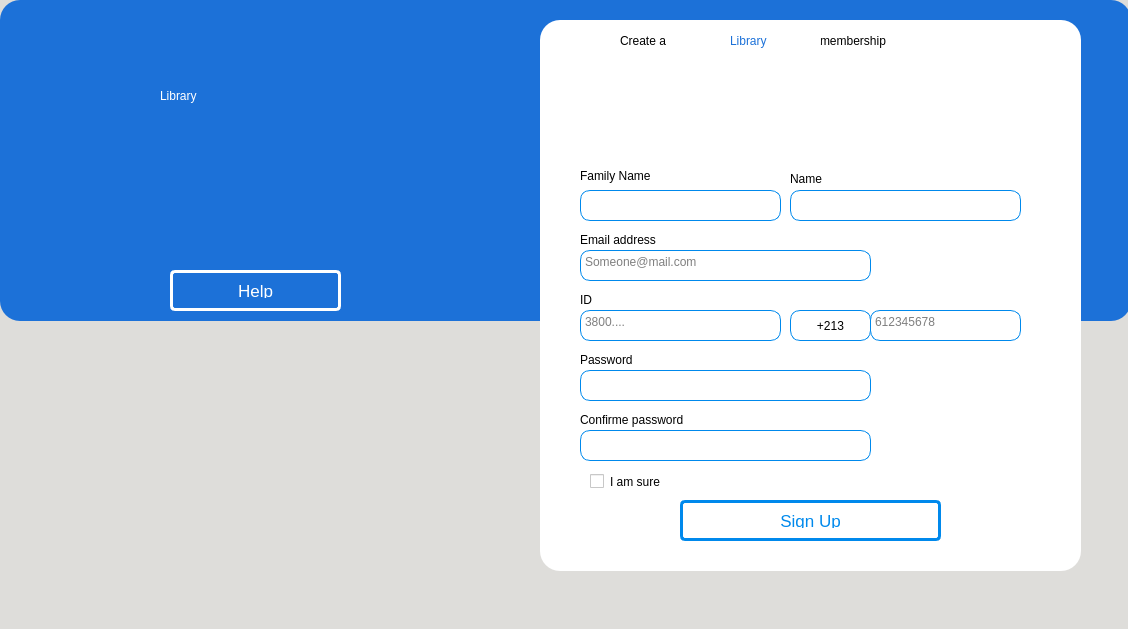
<?xml version="1.0" encoding="UTF-8"?>
<ui version="4.0">
 <class>RegisterWindow</class>
 <widget class="QMainWindow" name="RegisterWindow">
  <property name="geometry">
   <rect>
    <x>0</x>
    <y>0</y>
    <width>1128</width>
    <height>629</height>
   </rect>
  </property>
  <property name="windowTitle">
   <string>Register</string>
  </property>
  <property name="styleSheet">
   <string notr="true">background-color: rgb(222, 221, 218);</string>
  </property>
  <widget class="QWidget" name="centralwidget">
   <widget class="QFrame" name="frame_3">
    <property name="geometry">
     <rect>
      <x>0</x>
      <y>0</y>
      <width>1131</width>
      <height>321</height>
     </rect>
    </property>
    <property name="styleSheet">
     <string notr="true">border: 1px ;
border-radius: 20px;
background-color: rgb(28, 113, 216);</string>
    </property>
    <property name="frameShape">
     <enum>QFrame::StyledPanel</enum>
    </property>
    <property name="frameShadow">
     <enum>QFrame::Raised</enum>
    </property>
    <widget class="QLabel" name="label8">
     <property name="geometry">
      <rect>
       <x>160</x>
       <y>60</y>
       <width>221</width>
       <height>71</height>
      </rect>
     </property>
     <property name="styleSheet">
      <string notr="true">font: 63 italic 40pt &quot;URW Bookman&quot;;
color:white;</string>
     </property>
     <property name="text">
      <string>Library</string>
     </property>
    </widget>
    <widget class="QPushButton" name="re_helpbtn">
     <property name="geometry">
      <rect>
       <x>170</x>
       <y>270</y>
       <width>171</width>
       <height>41</height>
      </rect>
     </property>
     <property name="styleSheet">
      <string notr="true">
QPushButton {
    transition: all .5s ease;
    color: white;
    border-radius: 5px;
    border:3px solid white;
    font-family:'Montserrat', sans-serif;
    text-transform: uppercase;
    text-align: center;
    line-height: 1;
    font-size: 17px;
    background-color : transparent;
    padding: 10px;
    outline: none;
    
    
}
QPushButton:hover {
    color:rgb(0, 137, 236);;
    background-color: white;;
}
</string>
     </property>
     <property name="text">
      <string>Help</string>
     </property>
    </widget>
    <widget class="QPushButton" name="icon4">
     <property name="geometry">
      <rect>
       <x>290</x>
       <y>60</y>
       <width>89</width>
       <height>41</height>
      </rect>
     </property>
     <property name="styleSheet">
      <string notr="true">background-color: rgba(28, 113, 216, 0);</string>
     </property>
     <property name="text">
      <string/>
     </property>
     <property name="icon">
      <iconset>
       <normaloff>Icons/graduate-cap.png</normaloff>Icons/graduate-cap.png</iconset>
     </property>
     <property name="iconSize">
      <size>
       <width>50</width>
       <height>50</height>
      </size>
     </property>
    </widget>
    <widget class="QPushButton" name="icon5">
     <property name="geometry">
      <rect>
       <x>160</x>
       <y>130</y>
       <width>191</width>
       <height>111</height>
      </rect>
     </property>
     <property name="styleSheet">
      <string notr="true">background-color: rgba(28, 113, 216, 0);</string>
     </property>
     <property name="text">
      <string/>
     </property>
     <property name="icon">
      <iconset>
       <normaloff>Icons/online-library.png</normaloff>Icons/online-library.png</iconset>
     </property>
     <property name="iconSize">
      <size>
       <width>100</width>
       <height>100</height>
      </size>
     </property>
    </widget>
    <widget class="QPushButton" name="re_backbtn">
     <property name="geometry">
      <rect>
       <x>10</x>
       <y>10</y>
       <width>51</width>
       <height>41</height>
      </rect>
     </property>
     <property name="styleSheet">
      <string notr="true"/>
     </property>
     <property name="text">
      <string/>
     </property>
     <property name="icon">
      <iconset>
       <normaloff>Icons/previous.png</normaloff>Icons/previous.png</iconset>
     </property>
     <property name="iconSize">
      <size>
       <width>40</width>
       <height>40</height>
      </size>
     </property>
    </widget>
   </widget>
   <widget class="QFrame" name="frame_4">
    <property name="geometry">
     <rect>
      <x>540</x>
      <y>20</y>
      <width>541</width>
      <height>551</height>
     </rect>
    </property>
    <property name="styleSheet">
     <string notr="true">border: 1px;
border-radius: 20px;
background-color: white;</string>
    </property>
    <property name="frameShape">
     <enum>QFrame::StyledPanel</enum>
    </property>
    <property name="frameShadow">
     <enum>QFrame::Raised</enum>
    </property>
    <widget class="QLabel" name="label12">
     <property name="geometry">
      <rect>
       <x>40</x>
       <y>140</y>
       <width>121</width>
       <height>31</height>
      </rect>
     </property>
     <property name="styleSheet">
      <string notr="true">font: 75 16pt &quot;Ubuntu&quot;;</string>
     </property>
     <property name="text">
      <string>Family Name</string>
     </property>
    </widget>
    <widget class="QTextEdit" name="re_idin">
     <property name="geometry">
      <rect>
       <x>40</x>
       <y>290</y>
       <width>201</width>
       <height>31</height>
      </rect>
     </property>
     <property name="styleSheet">
      <string notr="true">background-color: white;
border-style: solid;
border-width: 1px;
border-color:rgb(0, 137, 236);
border-radius: 10px;
font: 75 14pt &quot;Ubuntu Mono&quot;;

</string>
     </property>
     <property name="html">
      <string>&lt;!DOCTYPE HTML PUBLIC &quot;-//W3C//DTD HTML 4.0//EN&quot; &quot;http://www.w3.org/TR/REC-html40/strict.dtd&quot;&gt;
&lt;html&gt;&lt;head&gt;&lt;meta name=&quot;qrichtext&quot; content=&quot;1&quot; /&gt;&lt;style type=&quot;text/css&quot;&gt;
p, li { white-space: pre-wrap; }
&lt;/style&gt;&lt;/head&gt;&lt;body style=&quot; font-family:'Ubuntu Mono'; font-size:14pt; font-weight:72; font-style:normal;&quot;&gt;
&lt;p style=&quot;-qt-paragraph-type:empty; margin-top:0px; margin-bottom:0px; margin-left:0px; margin-right:0px; -qt-block-indent:0; text-indent:0px; font-family:'Ubuntu'; font-size:11pt; font-weight:400;&quot;&gt;&lt;br /&gt;&lt;/p&gt;&lt;/body&gt;&lt;/html&gt;</string>
     </property>
     <property name="placeholderText">
      <string>3800....</string>
     </property>
    </widget>
    <widget class="QLabel" name="label15">
     <property name="geometry">
      <rect>
       <x>40</x>
       <y>270</y>
       <width>111</width>
       <height>20</height>
      </rect>
     </property>
     <property name="styleSheet">
      <string notr="true">font: 75 16pt &quot;Ubuntu&quot;;</string>
     </property>
     <property name="text">
      <string>ID</string>
     </property>
    </widget>
    <widget class="QPushButton" name="re_signupbtn">
     <property name="geometry">
      <rect>
       <x>140</x>
       <y>480</y>
       <width>261</width>
       <height>41</height>
      </rect>
     </property>
     <property name="styleSheet">
      <string notr="true">
QPushButton {
    transition: all .5s ease;
    color: rgb(0, 137, 236);;
    border-radius: 5px;
    border:3px solid rgb(0, 137, 236);;
    font-family:'Montserrat', sans-serif;
    text-transform: uppercase;
    text-align: center;
    line-height: 1;
    font-size: 17px;
    background-color : transparent;
    padding: 10px;
    outline: none;
    
    
}
QPushButton:hover {
    color: white;
    background-color: rgb(0, 137, 236);;
}
</string>
     </property>
     <property name="text">
      <string>Sign Up</string>
     </property>
    </widget>
    <widget class="QLabel" name="label11">
     <property name="geometry">
      <rect>
       <x>280</x>
       <y>0</y>
       <width>151</width>
       <height>41</height>
      </rect>
     </property>
     <property name="styleSheet">
      <string notr="true">font: 75 20pt &quot;Ubuntu&quot;;</string>
     </property>
     <property name="text">
      <string>membership</string>
     </property>
    </widget>
    <widget class="QLabel" name="label10">
     <property name="geometry">
      <rect>
       <x>190</x>
       <y>0</y>
       <width>91</width>
       <height>41</height>
      </rect>
     </property>
     <property name="styleSheet">
      <string notr="true">font: 75 20pt &quot;Ubuntu&quot;;
color:rgb(28, 113, 216);</string>
     </property>
     <property name="text">
      <string>Library</string>
     </property>
    </widget>
    <widget class="QLabel" name="label9">
     <property name="geometry">
      <rect>
       <x>80</x>
       <y>0</y>
       <width>101</width>
       <height>41</height>
      </rect>
     </property>
     <property name="styleSheet">
      <string notr="true">font: 75 20pt &quot;Ubuntu&quot;;</string>
     </property>
     <property name="text">
      <string>Create a</string>
     </property>
    </widget>
    <widget class="QPushButton" name="icon6">
     <property name="geometry">
      <rect>
       <x>180</x>
       <y>40</y>
       <width>111</width>
       <height>101</height>
      </rect>
     </property>
     <property name="styleSheet">
      <string notr="true">background-color: rgba(28, 113, 216, 0);</string>
     </property>
     <property name="text">
      <string/>
     </property>
     <property name="icon">
      <iconset>
       <normaloff>Icons/add-user.png</normaloff>Icons/add-user.png</iconset>
     </property>
     <property name="iconSize">
      <size>
       <width>70</width>
       <height>70</height>
      </size>
     </property>
    </widget>
    <widget class="QTextEdit" name="re_namein">
     <property name="geometry">
      <rect>
       <x>250</x>
       <y>170</y>
       <width>231</width>
       <height>31</height>
      </rect>
     </property>
     <property name="styleSheet">
      <string notr="true">background-color: white;
border-style: solid;
border-width: 1px;
border-color:rgb(0, 137, 236);
border-radius: 10px;
font: 75 14pt &quot;Ubuntu Mono&quot;;

</string>
     </property>
     <property name="html">
      <string>&lt;!DOCTYPE HTML PUBLIC &quot;-//W3C//DTD HTML 4.0//EN&quot; &quot;http://www.w3.org/TR/REC-html40/strict.dtd&quot;&gt;
&lt;html&gt;&lt;head&gt;&lt;meta name=&quot;qrichtext&quot; content=&quot;1&quot; /&gt;&lt;style type=&quot;text/css&quot;&gt;
p, li { white-space: pre-wrap; }
&lt;/style&gt;&lt;/head&gt;&lt;body style=&quot; font-family:'Ubuntu Mono'; font-size:14pt; font-weight:72; font-style:normal;&quot;&gt;
&lt;p style=&quot;-qt-paragraph-type:empty; margin-top:0px; margin-bottom:0px; margin-left:0px; margin-right:0px; -qt-block-indent:0; text-indent:0px; font-family:'Ubuntu'; font-size:11pt; font-weight:400;&quot;&gt;&lt;br /&gt;&lt;/p&gt;&lt;/body&gt;&lt;/html&gt;</string>
     </property>
    </widget>
    <widget class="QLabel" name="label13">
     <property name="geometry">
      <rect>
       <x>250</x>
       <y>150</y>
       <width>111</width>
       <height>17</height>
      </rect>
     </property>
     <property name="styleSheet">
      <string notr="true">font: 75 16pt &quot;Ubuntu&quot;;</string>
     </property>
     <property name="text">
      <string>Name</string>
     </property>
    </widget>
    <widget class="QTextEdit" name="re_fnamein">
     <property name="geometry">
      <rect>
       <x>40</x>
       <y>170</y>
       <width>201</width>
       <height>31</height>
      </rect>
     </property>
     <property name="styleSheet">
      <string notr="true">background-color: white;
border-style: solid;
border-width: 1px;
border-color:rgb(0, 137, 236);
border-radius: 10px;
font: 75 14pt &quot;Ubuntu Mono&quot;;

</string>
     </property>
     <property name="html">
      <string>&lt;!DOCTYPE HTML PUBLIC &quot;-//W3C//DTD HTML 4.0//EN&quot; &quot;http://www.w3.org/TR/REC-html40/strict.dtd&quot;&gt;
&lt;html&gt;&lt;head&gt;&lt;meta name=&quot;qrichtext&quot; content=&quot;1&quot; /&gt;&lt;style type=&quot;text/css&quot;&gt;
p, li { white-space: pre-wrap; }
&lt;/style&gt;&lt;/head&gt;&lt;body style=&quot; font-family:'Ubuntu Mono'; font-size:14pt; font-weight:72; font-style:normal;&quot;&gt;
&lt;p style=&quot;-qt-paragraph-type:empty; margin-top:0px; margin-bottom:0px; margin-left:0px; margin-right:0px; -qt-block-indent:0; text-indent:0px; font-family:'Ubuntu'; font-size:11pt; font-weight:400;&quot;&gt;&lt;br /&gt;&lt;/p&gt;&lt;/body&gt;&lt;/html&gt;</string>
     </property>
     <property name="placeholderText">
      <string/>
     </property>
    </widget>
    <widget class="QTextEdit" name="re_mailin">
     <property name="geometry">
      <rect>
       <x>40</x>
       <y>230</y>
       <width>291</width>
       <height>31</height>
      </rect>
     </property>
     <property name="styleSheet">
      <string notr="true">background-color: white;
border-style: solid;
border-width: 1px;
border-color:rgb(0, 137, 236);
border-radius: 10px;
font: 75 14pt &quot;Ubuntu Mono&quot;;

</string>
     </property>
     <property name="html">
      <string>&lt;!DOCTYPE HTML PUBLIC &quot;-//W3C//DTD HTML 4.0//EN&quot; &quot;http://www.w3.org/TR/REC-html40/strict.dtd&quot;&gt;
&lt;html&gt;&lt;head&gt;&lt;meta name=&quot;qrichtext&quot; content=&quot;1&quot; /&gt;&lt;style type=&quot;text/css&quot;&gt;
p, li { white-space: pre-wrap; }
&lt;/style&gt;&lt;/head&gt;&lt;body style=&quot; font-family:'Ubuntu Mono'; font-size:14pt; font-weight:72; font-style:normal;&quot;&gt;
&lt;p style=&quot;-qt-paragraph-type:empty; margin-top:0px; margin-bottom:0px; margin-left:0px; margin-right:0px; -qt-block-indent:0; text-indent:0px; font-family:'Ubuntu'; font-size:11pt; font-weight:400;&quot;&gt;&lt;br /&gt;&lt;/p&gt;&lt;/body&gt;&lt;/html&gt;</string>
     </property>
     <property name="placeholderText">
      <string>Someone@mail.com</string>
     </property>
    </widget>
    <widget class="QLabel" name="label14">
     <property name="geometry">
      <rect>
       <x>40</x>
       <y>210</y>
       <width>131</width>
       <height>20</height>
      </rect>
     </property>
     <property name="styleSheet">
      <string notr="true">font: 75 16pt &quot;Ubuntu&quot;;</string>
     </property>
     <property name="text">
      <string>Email address</string>
     </property>
    </widget>
    <widget class="QTextEdit" name="re_cpassin">
     <property name="geometry">
      <rect>
       <x>40</x>
       <y>410</y>
       <width>291</width>
       <height>31</height>
      </rect>
     </property>
     <property name="styleSheet">
      <string notr="true">background-color: white;
border-style: solid;
border-width: 1px;
border-color:rgb(0, 137, 236);
border-radius: 10px;
font: 75 14pt &quot;Ubuntu Mono&quot;;

</string>
     </property>
     <property name="html">
      <string>&lt;!DOCTYPE HTML PUBLIC &quot;-//W3C//DTD HTML 4.0//EN&quot; &quot;http://www.w3.org/TR/REC-html40/strict.dtd&quot;&gt;
&lt;html&gt;&lt;head&gt;&lt;meta name=&quot;qrichtext&quot; content=&quot;1&quot; /&gt;&lt;style type=&quot;text/css&quot;&gt;
p, li { white-space: pre-wrap; }
&lt;/style&gt;&lt;/head&gt;&lt;body style=&quot; font-family:'Ubuntu Mono'; font-size:14pt; font-weight:72; font-style:normal;&quot;&gt;
&lt;p style=&quot;-qt-paragraph-type:empty; margin-top:0px; margin-bottom:0px; margin-left:0px; margin-right:0px; -qt-block-indent:0; text-indent:0px; font-family:'Ubuntu'; font-size:11pt; font-weight:400;&quot;&gt;&lt;br /&gt;&lt;/p&gt;&lt;/body&gt;&lt;/html&gt;</string>
     </property>
     <property name="placeholderText">
      <string/>
     </property>
    </widget>
    <widget class="QLabel" name="label17">
     <property name="geometry">
      <rect>
       <x>40</x>
       <y>390</y>
       <width>181</width>
       <height>20</height>
      </rect>
     </property>
     <property name="styleSheet">
      <string notr="true">font: 75 16pt &quot;Ubuntu&quot;;</string>
     </property>
     <property name="text">
      <string>Confirme password</string>
     </property>
    </widget>
    <widget class="QTextEdit" name="re_passin">
     <property name="geometry">
      <rect>
       <x>40</x>
       <y>350</y>
       <width>291</width>
       <height>31</height>
      </rect>
     </property>
     <property name="styleSheet">
      <string notr="true">background-color: white;
border-style: solid;
border-width: 1px;
border-color:rgb(0, 137, 236);
border-radius: 10px;
font: 75 14pt &quot;Ubuntu Mono&quot;;

</string>
     </property>
     <property name="html">
      <string>&lt;!DOCTYPE HTML PUBLIC &quot;-//W3C//DTD HTML 4.0//EN&quot; &quot;http://www.w3.org/TR/REC-html40/strict.dtd&quot;&gt;
&lt;html&gt;&lt;head&gt;&lt;meta name=&quot;qrichtext&quot; content=&quot;1&quot; /&gt;&lt;style type=&quot;text/css&quot;&gt;
p, li { white-space: pre-wrap; }
&lt;/style&gt;&lt;/head&gt;&lt;body style=&quot; font-family:'Ubuntu Mono'; font-size:14pt; font-weight:72; font-style:normal;&quot;&gt;
&lt;p style=&quot;-qt-paragraph-type:empty; margin-top:0px; margin-bottom:0px; margin-left:0px; margin-right:0px; -qt-block-indent:0; text-indent:0px; font-family:'Ubuntu'; font-size:11pt; font-weight:400;&quot;&gt;&lt;br /&gt;&lt;/p&gt;&lt;/body&gt;&lt;/html&gt;</string>
     </property>
     <property name="placeholderText">
      <string/>
     </property>
    </widget>
    <widget class="QLabel" name="label16">
     <property name="geometry">
      <rect>
       <x>40</x>
       <y>330</y>
       <width>101</width>
       <height>20</height>
      </rect>
     </property>
     <property name="styleSheet">
      <string notr="true">font: 75 16pt &quot;Ubuntu&quot;;</string>
     </property>
     <property name="text">
      <string>Password</string>
     </property>
    </widget>
    <widget class="QTextEdit" name="re_phonein">
     <property name="geometry">
      <rect>
       <x>330</x>
       <y>290</y>
       <width>151</width>
       <height>31</height>
      </rect>
     </property>
     <property name="styleSheet">
      <string notr="true">background-color: white;
border-style: solid;
border-width: 1px;
border-color:rgb(0, 137, 236);
border-radius: 10px;
font: 75 14pt &quot;Ubuntu Mono&quot;;

</string>
     </property>
     <property name="html">
      <string>&lt;!DOCTYPE HTML PUBLIC &quot;-//W3C//DTD HTML 4.0//EN&quot; &quot;http://www.w3.org/TR/REC-html40/strict.dtd&quot;&gt;
&lt;html&gt;&lt;head&gt;&lt;meta name=&quot;qrichtext&quot; content=&quot;1&quot; /&gt;&lt;style type=&quot;text/css&quot;&gt;
p, li { white-space: pre-wrap; }
&lt;/style&gt;&lt;/head&gt;&lt;body style=&quot; font-family:'Ubuntu Mono'; font-size:14pt; font-weight:72; font-style:normal;&quot;&gt;
&lt;p style=&quot;-qt-paragraph-type:empty; margin-top:0px; margin-bottom:0px; margin-left:0px; margin-right:0px; -qt-block-indent:0; text-indent:0px; font-family:'Ubuntu'; font-size:11pt; font-weight:400;&quot;&gt;&lt;br /&gt;&lt;/p&gt;&lt;/body&gt;&lt;/html&gt;</string>
     </property>
     <property name="placeholderText">
      <string>612345678</string>
     </property>
    </widget>
    <widget class="QPushButton" name="icon7">
     <property name="geometry">
      <rect>
       <x>250</x>
       <y>290</y>
       <width>81</width>
       <height>31</height>
      </rect>
     </property>
     <property name="layoutDirection">
      <enum>Qt::LeftToRight</enum>
     </property>
     <property name="styleSheet">
      <string notr="true">background-color: white;
border-style: solid;
border-width: 1px;
border-color:rgb(0, 137, 236);
border-radius: 10px;
font: 75 14pt &quot;Ubuntu Mono&quot;;

</string>
     </property>
     <property name="text">
      <string>+213</string>
     </property>
     <property name="icon">
      <iconset>
       <normaloff>Icons/algeria.png</normaloff>Icons/algeria.png</iconset>
     </property>
    </widget>
    <widget class="QCheckBox" name="checkBox">
     <property name="geometry">
      <rect>
       <x>50</x>
       <y>450</y>
       <width>92</width>
       <height>23</height>
      </rect>
     </property>
     <property name="text">
      <string>I am sure</string>
     </property>
    </widget>
   </widget>
  </widget>
  <widget class="QMenuBar" name="menubar">
   <property name="geometry">
    <rect>
     <x>0</x>
     <y>0</y>
     <width>1128</width>
     <height>22</height>
    </rect>
   </property>
  </widget>
 </widget>
 <resources/>
 <connections/>
</ui>
